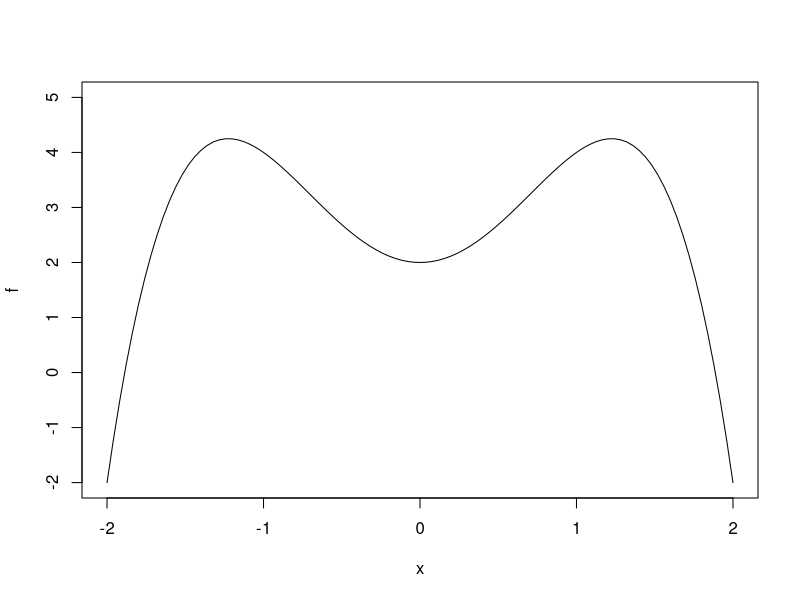

Here is the R script that generated this plot:
f<-function(x){
  -x^4+3*x^2+2
}
plot(f,xlim = c(-2,2),ylim =c(-2,5))
a<- -50
b<- 1
n<-1
conv<-FALSE
while(!conv){
  xa<-a
  xb<-b
  xn<-(xa+xb)/2
  
  if(f(xa)*f(xn)<0){
    b<-xn
  } else if(f(xn)*f(xb)<0){
    a<-xn} else{cat("it had wrong interval!","\n")}
  
  if(f(xn)==0){
    cat("now n is:",n,"and find root is :",xn,"f(xn) is:",f(xn),"\n")
  } else if(abs(a-b)<10^-10 | n>150){conv<-TRUE}
  cat("now is",n,"iteration and xa value is:",a,"and xb is:",b,"\n")
  cat("f(xa)*f(xb) is:",f(a)*f(b),"\n")
  cat("middle value is:",(a+b)/2,"middle function value is:",f((a+b)/2),"\n\n")
  n<-n+1
}

####

f<-function(x){
  -x^4+3*x^2+2
}
conv<-FALSE
x0<- -1
n<-1
h<-0.05
xa<-x0
while(!conv){
  xb<-xa
  xn<-xb-f(xb)/((f(xb+h)-f(xb))/h)
  xa<-xn
  if(abs(f(xa))<10^-10 | n>150){conv<-TRUE}
  cat("now is",n,"iteration and x value is:",xa,"and f(x) is:",f(xa),"\n")
  n<-n+1
}